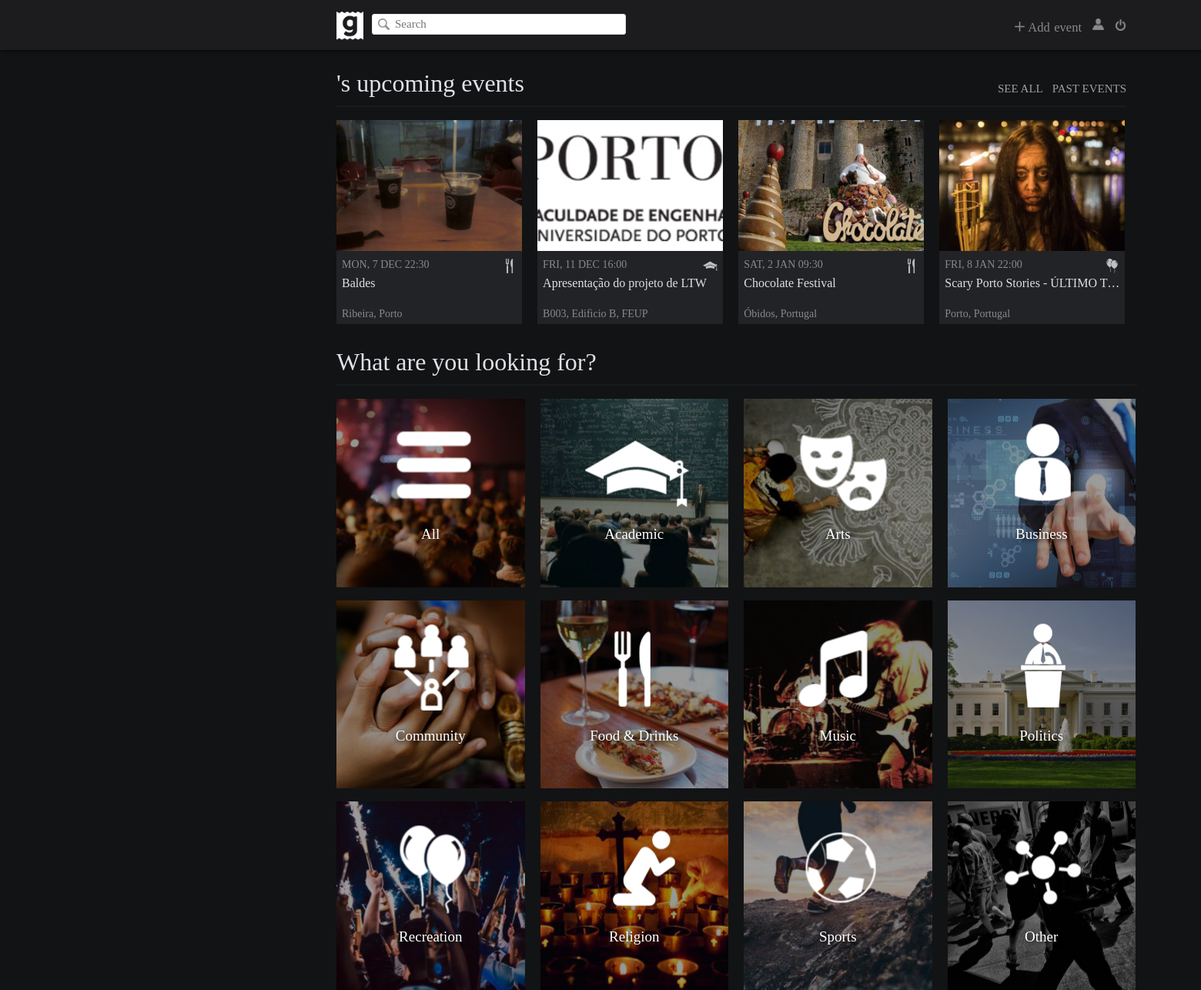
/pages/main.php (signed in), run on the app's committed database.
### tables this page shows
CREATE TABLE Events (
	eventID INTEGER PRIMARY KEY AUTOINCREMENT,
	host INTEGER NOT NULL REFERENCES Users(userID),
	banner TEXT,
	name TEXT NOT NULL,
	eventDate DATE NOT NULL,
	location TEXT NOT NULL,
	description TEXT,
	private BOOLEAN,
	type TEXT NOT NULL
);

### database/upcomingevents.php (called while the page is built, shortened)
<?php
    include_once('connection_external.php');
    include('utilities.php');
    function sortFunction( $a, $b ) {
	    return strtotime($a['eventDate']) - strtotime($b['eventDate']);
	}
	function getUserUpcomingEvents($user_id) {
		global $db;
		$stmt = $db->prepare('SELECT * FROM EventGuests WHERE userID = ? AND status = ?');
		$stmt->execute(array($user_id, "going"));
		$events = $stmt->fetchAll();
	  	$upcoming_events = array();
		if (!empty($events)) {
			$today = date("Y-m-d H:i");
			foreach ($events as $event) {
				$event_info = getEventByID($event['eventID']);
				if ($event_info['eventDate'] > $today)
					$upcoming_events[] = $event_info;
			}
		}
		usort($upcoming_events, "sortFunction");
		return $upcoming_events;
	}
?>

### database/utilities.php (called while the page is built, shortened)
<?php
	function getEventByID($event_id) {
		global $db;
		$stmt = $db->prepare('SELECT * FROM Events WHERE eventID = ?');
		$stmt->execute(array($event_id));
		return $stmt->fetch();
	}
?>

### pages/main.php (the view, shortened to what this page needs)
	<link rel="stylesheet" href="css/navbar.css">
  <link rel="stylesheet" href="css/main.css">
</head>
<div id="container">
<body>
	<?php include('navbar.php') ?>
  	<div id="user-upcoming-events-container">
  		<div><div id="title-right"><a href="index.php?page=userevents&filter=past">PAST EVENTS</a> <a href="index.php?page=userevents&filter=upcoming">SEE ALL</a></div>
	  	<div id="upcoming-events-title"><?= $_SESSION['username'] ?>'s upcoming events</div></div>
  		<div class="line-divisor"></div>
		<?php
			include('database/upcomingevents.php');
			$upcoming_events = getUserUpcomingEvents($_SESSION['userID']);
			if (empty($upcoming_events))
				echo '<div class="no-upcoming-events">You have no upcoming events.</div>';
			else
				foreach (array_slice($upcoming_events, 0, 4) as $event) {
		?>
		<div class="event-container">
			<div class="event-banner" style='background: url("<?php echo $event['banner']?>") 50% 50% no-repeat; background-size: cover;'>
			</div>
			<div class="event-type"><img src="images/<?php echo $event['type']?>.png" height="19" width="19" title="<?php echo $event['type']?>"></div>
			<div class="event-date"><?php echo strtoupper(date("D, j M H:i", strtotime($event['eventDate'])))?></div>
			<div class="event-name"><a title="<?php echo $event['name'] ?>" href="index.php?page=event&id=<?php echo $event['eventID'] ?>"><?php echo $event['name'] ?></a></div>
			<div class="event-location" title="<?php echo $event['location'] ?>"><?php echo $event['location'] ?></div>
		</div>
		<?php } ?>
  	</div>
  	<div id="upcoming-events-container">
  		<div id="all-events-title">What are you looking for?</div>
  		<div class="line-divisor"></div>
  		<div onclick="location.href='index.php?page=search&type=All&filter=upcoming';" class="type-images" style='background: url("images/allevents.png") 50% 50% no-repeat;'>
  			<a href="index.php?page=search&type=All&filter=upcoming">All</a>
  		</div>
  		<div onclick="location.href='index.php?page=search&type=Academic&filter=upcoming';" class="type-images" style='background: url("images/academicevent.png") 50% 50% no-repeat;'>
  			<a href="index.php?page=search&type=Academic&filter=upcoming">Academic</a>
  		</div>
  		<div onclick="location.href='index.php?page=search&type=Arts&filter=upcoming';" class="type-images" style='background: url("images/artsevent.png") 50% 50% no-repeat;'>
  			<a href="index.php?page=search&type=Arts&filter=upcoming">Arts</a>
  		</div>
  		<div onclick="location.href='index.php?page=search&type=Business&filter=upcoming';" class="type-images" style='background: url("images/businessevent.png") 50% 50% no-repeat;'>
  			<a href="index.php?page=search&type=Business&filter=upcoming">Business</a>
  		</div>
  		<div onclick="location.href='index.php?page=search&type=Community&filter=upcoming';" class="type-images" style='background: url("images/communityevent.png") 50% 50% no-repeat;'>
  			<a href="index.php?page=search&type=Community&filter=upcoming">Community</a>
  		</div>
  		<div onclick="location.href='index.php?page=search&type=Food%20%26%20Drinks&filter=upcoming';" class="type-images" style='background: url("images/eatingevent.png") 50% 50% no-repeat;'>
  			<a href="index.php?page=search&type=Food%20%26%20Drinks&filter=upcoming">Food & Drinks</a>
  		</div>
  		<div onclick="location.href='index.php?page=search&type=Music&filter=upcoming';" class="type-images" style='background: url("images/musicevent.png") 50% 50% no-repeat;'>
  			<a href="index.php?page=search&type=Music&filter=upcoming">Music</a>
  		</div>
  		<div onclick="location.href='index.php?page=search&type=Politics&filter=upcoming';" class="type-images" style='background: url("images/politicevent.png") 50% 50% no-repeat;'>
  			<a href="index.php?page=search&type=Politics&filter=upcoming">Politics</a>
  		</div>
  		<div onclick="location.href='index.php?page=search&type=Recreation&filter=upcoming';" class="type-images" style='background: url("images/recreationevent.png") 50% 50% no-repeat;'>
  			<a href="index.php?page=search&type=Recreation&filter=upcoming">Recreation</a>
  		</div>
  		<div onclick="location.href='index.php?page=search&type=Religion&filter=upcoming';" class="type-images" style='background: url("images/religiousevent.png") 50% 50% no-repeat;'>
  			<a href="index.php?page=search&type=Religion&filter=upcoming">Religion</a>
  		</div>
  		<div onclick="location.href='index.php?page=search&type=Sports&filter=upcoming';" class="type-images" style='background: url("images/sportsevent.png") 50% 50% no-repeat;'>
  			<a href="index.php?page=search&type=Sports&filter=upcoming">Sports</a>
  		</div>
  		<div onclick="location.href='index.php?page=search&type=Other&filter=upcoming';" class="type-images" style='background: url("images/otherevent.png") 50% 50% no-repeat;'>
  			<a href="index.php?page=search&type=Other&filter=upcoming">Other</a>
  		</div>
  	</div>

### css/navbar.css (style rules this page uses)
html, body { font-family: 'Proxima Nova'; height: 100%; width: 100%; min-width: 1900px; margin: auto; padding: 0; background-color: #121314; display: none; }

### css/main.css (style rules this page uses)
#user-upcoming-events-container { width: 54%; height: 345px; position: relative; left: 23%; margin-top: 25px; z-index: 3; }
#upcoming-events-title, #all-events-title { color: #DFE0E6; font-family: 'Proxima Nova Light'; font-size: 32px; }
#title-right a { color: #9fa0a3; font-family: 'Proxima Nova Light'; float: right; margin-top: 17px; margin-bottom: 0; font-size: 15px; text-decoration: none; }
#title-right a:not(:first-child) { margin-right: 12px; }
.line-divisor { background-color: #1A1B1D; width: 100%; height: 2px; margin-top: 10px; margin-bottom: 17px; }
.event-container { position: relative; background-color: #222326; width: 23.5%; height: 265px; white-space: nowrap; float: left; }
.event-container:not(:nth-child(4n+2)) { margin-right: 20px; }
.event-banner { width: 100%; height: 170px; }
.event-type { position: absolute; float: right; margin-left: 215px; margin-top: 10px; }
.event-date { font-family: 'Proxima Nova Light'; font-size: 14px; color: #88898C; padding: 7px; padding-top: 10px; }
.event-name { white-space: nowrap; overflow: hidden; }
.event-name a { font-size: 16px; padding-left: 7px; padding-right: 7px; color: #DFE0E6; height: 34px; overflow: hidden; text-decoration: none; display: block; text-overflow: ellipsis; }
.event-location { font-family: 'Proxima Nova Light'; font-size: 14px; color: #88898C; padding-left: 7px; padding-top: 7px; padding-right: 7px; overflow: hidden; text-overflow: ellipsis; }
#upcoming-events-container { width: 54%; height: 345px; position: relative; left: 23%; margin-top: 17px; z-index: 3; min-width: 1040px; }
.type-images { position: relative; float: left; background-size: contain; width: 244.5px; height: 244.5px; text-align: center; cursor: pointer; }
.type-images:nth-child(n+7) { margin-top: 17px; }
.type-images:nth-child(n+11) { margin-bottom: 40px; }
.type-images:not(:nth-child(4n+2)) { margin-right: 20px; }
.type-images a { font-family: 'Proxima Nova Light'; font-size: 19px; text-decoration: none; color: white; display:inline-block; margin-top: 165px; text-shadow: 2px 2px 6px rgba(0, 0, 0, 1); }

### data on the page
events: banner (picture), type (picture), eventDate "MON, 7 DEC 22:30", name "Baldes", location "Ribeira, Porto"
events: banner (picture), type (picture), eventDate "FRI, 11 DEC 16:00", name "Apresentação do projeto de LTW", location "B003, Edificio B, FEUP"
events: banner (picture), type (picture), eventDate "SAT, 2 JAN 09:30", name "Chocolate Festival", location "Óbidos, Portugal"
events: banner (picture), type (picture), eventDate "FRI, 8 JAN 22:00", name "Scary Porto Stories - ÚLTIMO T…", location "Porto, Portugal"
